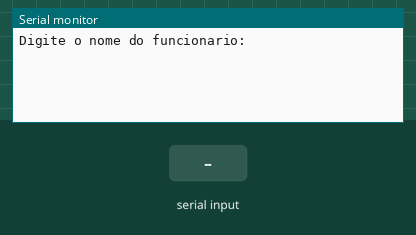
The sketch below on a simulated Arduino Uno, built with avr-gcc and run on an emulated ATmega328P. On the bench: the last lines printed to the serial monitor. The inputs (shaded band) are chosen by the test bench.

Above: at 0.9 s.
1.0 s: "90,45\n" received over Serial
At 2.0 s:
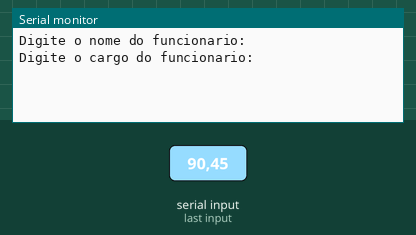
2.5 s: "30,150\n" received over Serial
At 3.2 s:
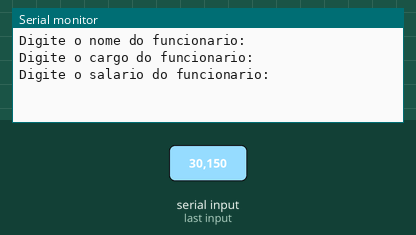
4.0 s: "5\n" received over Serial
At 5.2 s:
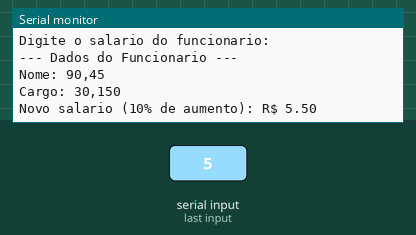

The sketch:

lpmb_ex071.ino
```cpp
// C++ code
//
String nome = "";
String cargo = "";
float salario = 0.0;
float novosalario = 0.0;

void setup() {
  Serial.begin(9600);
   {
    ; //
  }

  Serial.println("Digite o nome do funcionario:");
  while (nome.length() == 0) {
    if (Serial.available()) {
      nome = Serial.readStringUntil('\n');
      nome.trim();
    }
  }

  Serial.println("Digite o cargo do funcionario:");
  while (cargo.length() == 0) {
    if (Serial.available()) {
      cargo = Serial.readStringUntil('\n');
      cargo.trim();
    }
  }

  Serial.println("Digite o salario do funcionario:");
  while (salario == 0.0) {
    if (Serial.available()) {
      salario = Serial.parseFloat();
    }
  }

  novosalario = salario * 1.10;

  Serial.println("\n--- Dados do Funcionario ---");
  Serial.print("Nome: ");
  Serial.println(nome);
  Serial.print("Cargo: ");
  Serial.println(cargo);
  Serial.print("Novo salario (10% de aumento): R$ ");
  Serial.println(novosalario, 2);
}

void loop() {
  //
}
```

Measured:
- after the input at 1.0 s, the serial monitor: prints a new line at once (image 1)
- after the input at 2.5 s, the serial monitor: prints a new line at once (image 2)
- after the input at 4.0 s, the serial monitor: prints a new line at once (image 3)
